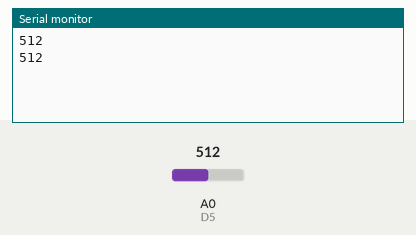
Simulated run of this sketch. Board: Arduino Uno, built with avr-gcc and run on an emulated ATmega328P. On the bench: the last lines printed to the serial monitor. The test bench sets the inputs (shaded band); at power-on: A0 (D5) = 512.

Above: at 1.3 s.
1.4 s: A0 (D5) set to 716
At 2.7 s:
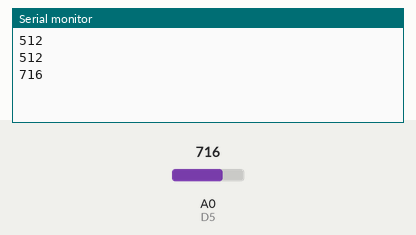
2.9 s: A0 (D5) set to 900
At 3.8 s:
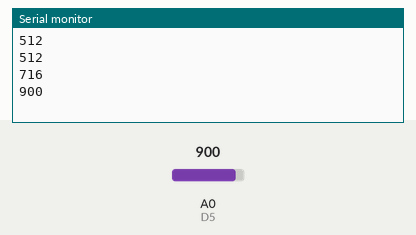
Timing chart, 0 to 5.9 s (numbered marks = the images above; inputs shaded):
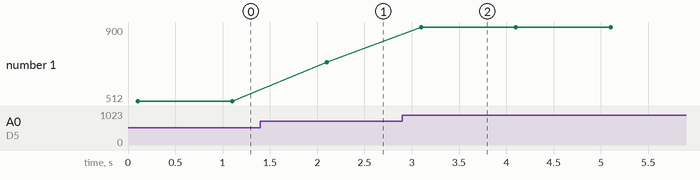

Measured:
- after the input at 1.4 s, the serial monitor: prints a new line after 0.70 s (image 1)
- after the input at 2.9 s, the serial monitor: prints a new line after 0.20 s (image 2)
- plotted number 1: 512 → 716 after the input at 1.4 s, 716 → 900 after the input at 2.9 s

The sketch:

Read-Analog.ino
```cpp
#define D0 16
#define D1 5  // I2C Bus SCL (clock)
#define D2 4  // I2C Bus SDA (data)
#define D3 0
#define D4 2  // Same as "LED_BUILTIN", but inverted logic
#define D5 14 // SPI Bus SCK (clock)
#define D6 12 // SPI Bus MISO
#define D7 13 // SPI Bus MOSI
#define D8 15 // SPI Bus SS (CS)
#define D9 3  // RX0 (Serial console)
#define D10 1 // TX0 (Serial console)

int readIn = 0;

void setup() {
  Serial.begin(115200);
  delay(100);
  pinMode(A0, INPUT);
}

void loop() {
  readIn = analogRead(A0);
  Serial.println(readIn);
  delay(1000);
}
```
